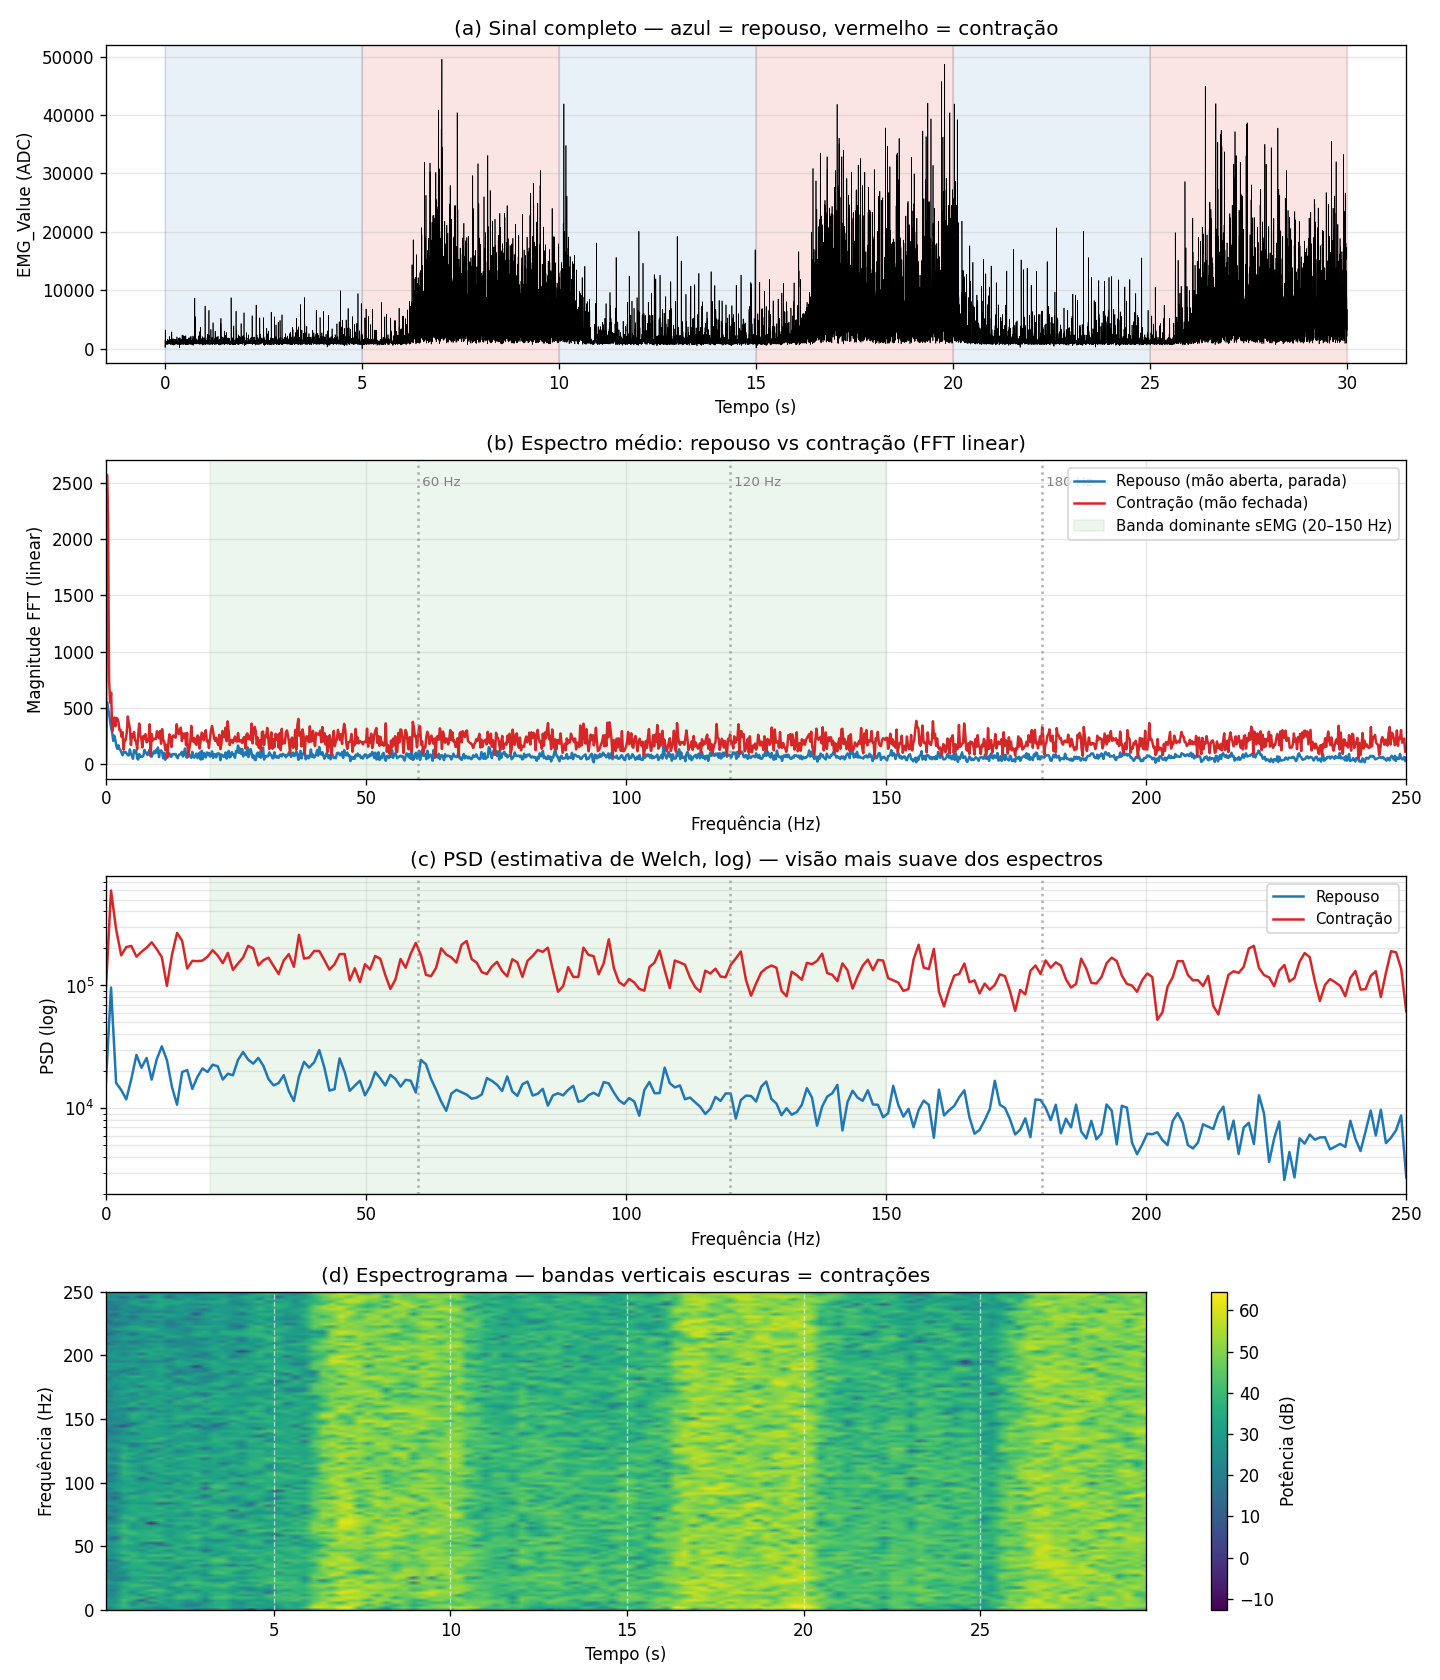

Write the Python code that produced this figure.
"""Spectral validation of the EMG signal — answers the question
"is this classifier actually seeing EMG, or amplitude of noise?"

Input  : reference_signal.csv (a 30 s Pico recording at 500 Hz with prompts at
         0/5/10/15/20/25 s for open/close/open/close/open/close).

Outputs:
  1. spectral_analysis.png  — 4-panel figure:
       (a) Time-domain signal with labelled windows
       (b) Linear FFT: average rest spectrum vs average contraction spectrum
       (c) Welch PSD (smoother estimate) for rest vs contraction
       (d) Spectrogram of the whole recording

  2. Console summary of band-wise energy ratios contraction/rest.

Run:
    cd tcc/validacao
    python spectral_analysis.py
"""

import os

import numpy as np
import pandas as pd
import matplotlib
matplotlib.use("Agg")
import matplotlib.pyplot as plt
from scipy.signal import welch, spectrogram

# ---------- Config ----------
SCRIPT_DIR = os.path.dirname(os.path.abspath(__file__))
CSV_PATH = os.path.join(SCRIPT_DIR, "reference_signal.csv")
OUT_PNG = os.path.join(SCRIPT_DIR, "spectral_analysis.png")

FS = 500            # Hz, the Pico recording sample rate

# Window scheme of the recording prompts:
REST_WINDOWS = [(0, 5), (10, 15), (20, 25)]      # arm still / hand open
FLEX_WINDOWS = [(5, 10), (15, 20), (25, 30)]     # hand closed (contraction)

EMG_BAND = (20, 150)            # dominant sEMG band (highlighted on plots)
MAINS_HARMONICS = [60, 120, 180]


# ---------- Load ----------
df = pd.read_csv(CSV_PATH)
sig = df["EMG_Value"].values.astype(float)
t = df["Tempo(s)"].values
print(f"Loaded {len(sig)} samples ({t[-1]:.2f} s, fs={FS} Hz)")


# ---------- Helpers ----------
def slice_sig(t0, t1):
    mask = (t >= t0) & (t < t1)
    return sig[mask]


def avg_fft(windows):
    """Average linear-FFT magnitude across the given (t0, t1) windows."""
    spectra = []
    freqs_ref = None
    for t0, t1 in windows:
        x = slice_sig(t0, t1) - slice_sig(t0, t1).mean()  # remove DC
        n = len(x)
        spectra.append(np.abs(np.fft.rfft(x)) * 2 / n)
        if freqs_ref is None:
            freqs_ref = np.fft.rfftfreq(n, 1 / FS)
    return freqs_ref, np.mean(spectra, axis=0)


def avg_welch(windows, nperseg=512):
    """Average Welch PSD across the given windows."""
    psds = []
    freqs_ref = None
    for t0, t1 in windows:
        x = slice_sig(t0, t1) - slice_sig(t0, t1).mean()
        f, p = welch(x, fs=FS, nperseg=min(nperseg, len(x)))
        psds.append(p)
        if freqs_ref is None:
            freqs_ref = f
    return freqs_ref, np.mean(psds, axis=0)


def band_energy(freqs, spec, f0, f1):
    mask = (freqs >= f0) & (freqs < f1)
    return spec[mask].sum()


# ---------- Spectra ----------
fft_freqs, fft_rest = avg_fft(REST_WINDOWS)
_,         fft_flex = avg_fft(FLEX_WINDOWS)
welch_freqs, welch_rest = avg_welch(REST_WINDOWS)
_,           welch_flex = avg_welch(FLEX_WINDOWS)


# ---------- Figure ----------
fig, axes = plt.subplots(4, 1, figsize=(12, 14))

# (a) Time domain
ax = axes[0]
ax.plot(t, sig, lw=0.4, color="black")
for t0, t1 in REST_WINDOWS:
    ax.axvspan(t0, t1, color="tab:blue", alpha=0.10)
for t0, t1 in FLEX_WINDOWS:
    ax.axvspan(t0, t1, color="tab:red", alpha=0.12)
ax.set_xlabel("Tempo (s)")
ax.set_ylabel("EMG_Value (ADC)")
ax.set_title("(a) Sinal completo — azul = repouso, vermelho = contração")
ax.grid(True, alpha=0.3)

# (b) Linear FFT
ax = axes[1]
ax.plot(fft_freqs, fft_rest, label="Repouso (mão aberta, parada)", color="tab:blue", lw=1.5)
ax.plot(fft_freqs, fft_flex, label="Contração (mão fechada)", color="tab:red", lw=1.5)
ax.axvspan(*EMG_BAND, color="green", alpha=0.07, label=f"Banda dominante sEMG ({EMG_BAND[0]}–{EMG_BAND[1]} Hz)")
for hz in MAINS_HARMONICS:
    ax.axvline(hz, color="grey", ls=":", alpha=0.6)
    ax.text(hz, ax.get_ylim()[1] * 0.95, f" {hz} Hz", color="grey", fontsize=8, va="top")
ax.set_xlim(0, FS / 2)
ax.set_xlabel("Frequência (Hz)")
ax.set_ylabel("Magnitude FFT (linear)")
ax.set_title("(b) Espectro médio: repouso vs contração (FFT linear)")
ax.legend(loc="upper right", fontsize=9)
ax.grid(True, alpha=0.3)

# (c) Welch PSD (log)
ax = axes[2]
ax.semilogy(welch_freqs, welch_rest, label="Repouso", color="tab:blue", lw=1.5)
ax.semilogy(welch_freqs, welch_flex, label="Contração", color="tab:red", lw=1.5)
ax.axvspan(*EMG_BAND, color="green", alpha=0.07)
for hz in MAINS_HARMONICS:
    ax.axvline(hz, color="grey", ls=":", alpha=0.6)
ax.set_xlim(0, FS / 2)
ax.set_xlabel("Frequência (Hz)")
ax.set_ylabel("PSD (log)")
ax.set_title("(c) PSD (estimativa de Welch, log) — visão mais suave dos espectros")
ax.legend(loc="upper right", fontsize=9)
ax.grid(True, which="both", alpha=0.3)

# (d) Spectrogram
ax = axes[3]
f_spec, t_spec, Sxx = spectrogram(sig - sig.mean(), fs=FS, nperseg=256, noverlap=128)
pcm = ax.pcolormesh(t_spec, f_spec, 10 * np.log10(Sxx + 1e-12), shading="gouraud", cmap="viridis")
fig.colorbar(pcm, ax=ax, label="Potência (dB)")
for t0 in [5, 10, 15, 20, 25]:
    ax.axvline(t0, color="white", ls="--", alpha=0.6, lw=0.8)
ax.set_xlabel("Tempo (s)")
ax.set_ylabel("Frequência (Hz)")
ax.set_title("(d) Espectrograma — bandas verticais escuras = contrações")

plt.tight_layout()
plt.savefig(OUT_PNG, dpi=120)
print(f"saved {OUT_PNG}")


# ---------- Console summary ----------
print()
print("=" * 64)
print("Razão Contração/Repouso de energia espectral, por banda")
print("=" * 64)
print(f"{'Banda':>22} | {'Repouso':>10} | {'Contração':>12} | {'C/R':>6}")
print("-" * 64)
for label, f0, f1 in [
    ("< 5 Hz (drift)", 0, 5),
    ("5–20 Hz", 5, 20),
    ("20–150 Hz (EMG dom.)", 20, 150),
    ("150–250 Hz (EMG alta)", 150, 250),
    ("~60 Hz (rede)", 55, 65),
    ("~120 Hz (2ª harm.)", 115, 125),
    ("~180 Hz (3ª harm.)", 175, 185),
]:
    r = band_energy(fft_freqs, fft_rest, f0, f1)
    c = band_energy(fft_freqs, fft_flex, f0, f1)
    ratio = c / r if r > 0 else float("nan")
    flag = " ✓" if 20 <= (f0 + f1) / 2 <= 250 and ratio > 2 else ""
    print(f"{label:>22} | {r:>10.1f} | {c:>12.1f} | {ratio:>5.2f}x{flag}")

print()
print("Interpretação:")
print("  - Aumento broadband em 20–150 Hz → assinatura de EMG real.")
print("  - Picos 60/120/180 Hz proporcionais ao broadband → rede não domina.")
print("  - <5 Hz é a banda com MENOR ratio → artefato de movimento não é o motor.")
